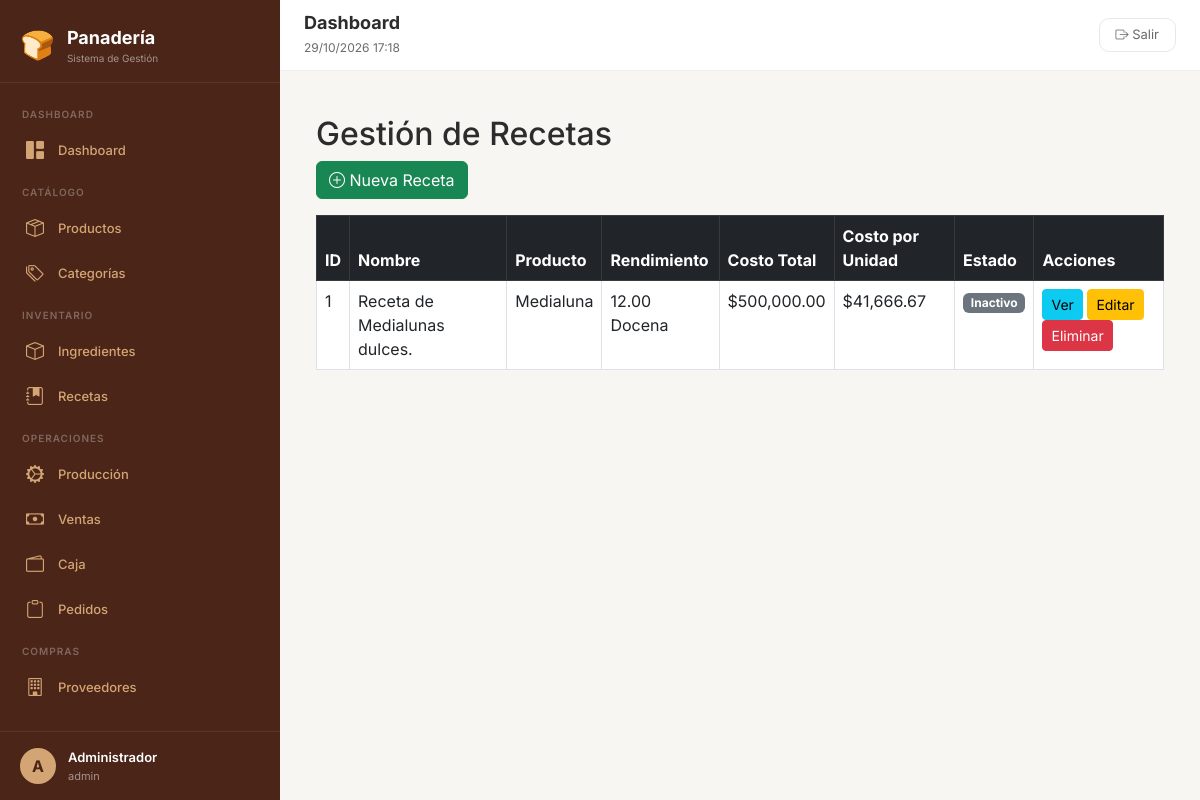
The page /index.php?modulo=recetas&accion=index (signed in) on the database its author committed.
### tables this page shows
CREATE TABLE `recetas` (
  `id` int(11) NOT NULL,
  `producto_id` int(11) NOT NULL,
  `nombre` varchar(100) NOT NULL,
  `rendimiento` decimal(10,2) NOT NULL,
  `unidad_rendimiento` varchar(20) NOT NULL,
  `tiempo_preparacion` int(11) DEFAULT 0,
  `tiempo_coccion` int(11) DEFAULT 0,
  `instrucciones` text DEFAULT NULL,
  `costo_total` decimal(10,2) DEFAULT 0.00,
  `costo_por_unidad` decimal(10,2) DEFAULT 0.00,
  `estado` tinyint(1) DEFAULT 1,
  `created_at` timestamp NOT NULL DEFAULT current_timestamp()
);

CREATE TABLE `productos` (
  `id` int(11) NOT NULL,
  `nombre` varchar(150) NOT NULL,
  `descripcion` text DEFAULT NULL,
  `precio` decimal(10,2) NOT NULL,
  `stock` int(11) DEFAULT 0,
  `categoria` varchar(100) DEFAULT NULL,
  `imagen` varchar(255) DEFAULT NULL,
  `destacado` tinyint(1) DEFAULT 0,
  `estado` tinyint(1) DEFAULT 1,
  `created_at` timestamp NOT NULL DEFAULT current_timestamp(),
  `categoria_id` int(11) DEFAULT NULL,
  `stock_minimo` int(11) DEFAULT 0
);

### controllers/RecetasController.php (called while the page is built, shortened)
<?php
require_once __DIR__ . '/../models/Receta.php';
require_once __DIR__ . '/../includes/funciones.php';
class RecetasController {
    private $modelo;
    public function __construct() {
        $this->modelo = new Receta();
    }
    public function index() {
        $recetas = $this->modelo->obtenerTodos(false);
        include 'includes/header.php';
        include 'views/recetas/index.php';
        include 'includes/footer.php';
    }
}
?>

### includes/funciones.php (called while the page is built, shortened)
<?php
function tieneRol($rolNombre) {
    return isset($_SESSION['rol']) && $_SESSION['rol'] === $rolNombre;
}
function esAdmin() {
    return tieneRol('admin');
}
?>

### config/database.php (called while the page is built, shortened)
<?php
function conectarDB() {
    try {
        $pdo = new PDO("mysql:host=" . DB_HOST . ";dbname=" . DB_NAME . ";charset=utf8", DB_USER, DB_PASS);
        $pdo->setAttribute(PDO::ATTR_ERRMODE, PDO::ERRMODE_EXCEPTION);
        $pdo->exec("SET time_zone = '-03:00'");
        return $pdo;
    } catch (PDOException $e) {
        die("Error de conexión: " . $e->getMessage());
    }
}
?>

### models/receta.php (called while the page is built, shortened)
<?php
require_once __DIR__ . '/../config/database.php';
class Receta {
    private $pdo;
    public function __construct() {
        $this->pdo = conectarDB();
    }
    public function obtenerTodos($activos = true) {
        $sql = "SELECT r.*, p.nombre as producto_nombre, p.precio as producto_precio
                FROM recetas r
                LEFT JOIN productos p ON r.producto_id = p.id";
        $sql .= " ORDER BY r.nombre";
        $stmt = $this->pdo->query($sql);
        return $stmt->fetchAll(PDO::FETCH_ASSOC);
    }
}
?>

### views/recetas/index.php (the view, shortened to what this page needs)
<div class="container mt-4">
    <h2>Gestión de Recetas</h2>
    <?php if (esAdmin() || tieneRol('panadero')): ?>
        <a href="index.php?modulo=recetas&accion=crear" class="btn btn-success mb-3">
            <i class="bi bi-plus-circle"></i> Nueva Receta
        </a>
    <?php endif; ?>
    <div class="table-responsive">
        <table class="table table-bordered table-hover">
            <thead class="table-dark">
                <tr>
                    <th>ID</th>
                    <th>Nombre</th>
                    <th>Producto</th>
                    <th>Rendimiento</th>
                    <th>Costo Total</th>
                    <th>Costo por Unidad</th>
                    <th>Estado</th>
                    <th>Acciones</th>
                </tr>
            </thead>
            <tbody>
                <?php if (empty($recetas)): ?>
                    <tr><td colspan="8" class="text-center">No hay recetas registradas.</td></tr>
                <?php else: ?>
                    <?php foreach ($recetas as $receta): ?>
                        <tr>
                            <td><?= $receta['id'] ?></td>
                            <td><?= htmlspecialchars($receta['nombre']) ?></td>
                            <td><?= htmlspecialchars($receta['producto_nombre'] ?? '-') ?></td>
                            <td><?= $receta['rendimiento'] ?> <?= $receta['unidad_rendimiento'] ?></td>
                            <td>$<?= number_format($receta['costo_total'], 2) ?></td>
                            <td>$<?= number_format($receta['costo_por_unidad'], 2) ?></td>
                            <td>
                                <span class="badge <?= $receta['estado'] ? 'bg-success' : 'bg-secondary' ?>">
                                    <?= $receta['estado'] ? 'Activo' : 'Inactivo' ?>
                                </span>
                            </td>
                            <td>
                                <?php if (esAdmin() || tieneRol('panadero')): ?>
                                    <a href="index.php?modulo=recetas&accion=ver&id=<?= $receta['id'] ?>" class="btn btn-sm btn-info">Ver</a>
                                    <a href="index.php?modulo=recetas&accion=editar&id=<?= $receta['id'] ?>" class="btn btn-sm btn-warning">Editar</a>
                                    <a href="index.php?modulo=recetas&accion=eliminar&id=<?= $receta['id'] ?>" class="btn btn-sm btn-danger" onclick="return confirm('¿Eliminar esta receta?')">Eliminar</a>
                                <?php else: ?>
                                    <a href="index.php?modulo=recetas&accion=ver&id=<?= $receta['id'] ?>" class="btn btn-sm btn-info">Ver</a>
                                <?php endif; ?>
                            </td>
                        </tr>
                    <?php endforeach; ?>
                <?php endif; ?>
            </tbody>
        </table>
    </div>
</div>

### assets/css/estilo.css (style rules this page uses)
:root { --primary: #6C3A2A; --primary-dark: #4A2518; --primary-light: #8B5A4A; --secondary: #D4A574; --accent: #E8C99B; --success: #2D8B46; --warning: #E8A838; --danger: #C0392B; --info: #2D7D8B; --bg-light: #F8F6F3; --bg-white: #FFFFFF; --text-dark: #2C2C2C; --text-gray: #6B6B6B; --text-light: #A8A8A8; --shadow: 0 4px 20px rgba(0, 0, 0, 0.08); --shadow-hover: 0 8px 30px rgba(0, 0, 0, 0.15); --radius: 16px; --radius-sm: 10px; --transition: all 0.3s cubic-bezier(0.4, 0, 0.2, 1); }
* { margin: 0; padding: 0; box-sizing: border-box; }
body { font-family: 'Inter', sans-serif; background: var(--bg-light); color: var(--text-dark); min-height: 100vh; display: flex; margin: 0; }

### rows shown on the page
recetas: id "1", nombre "Receta de Medialunas dulces.", producto.nombre "Medialuna", rendimiento "12.00", unidad_rendimiento "Docena", costo_total "500,000.00", costo_por_unidad "41,666.67", estado "Inactivo"

### other values the page prints
substr($_SESSION['usuario_nombre'] ?? 'U', 0, 1) "A"
$_SESSION['usuario_nombre'] "Administrador"
$_SESSION['rol'] "admin"
$titulos[$modulo_actual] "Dashboard"
